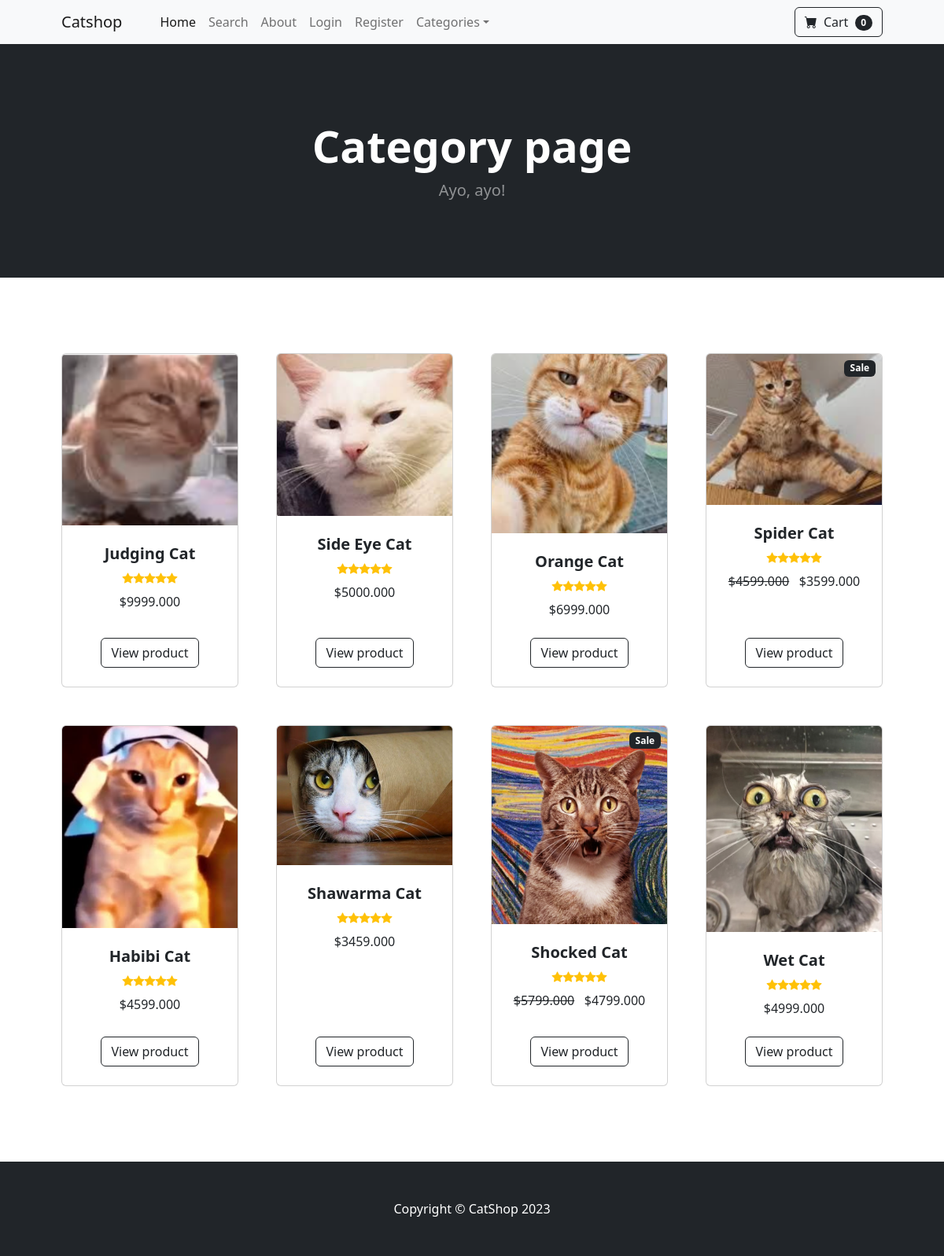
/category/Cat, run on the app's committed database.
### store/models.py (models this page shows, shortened)
class Product(models.Model):
    name = models.CharField(max_length=50)
    price = models.DecimalField(default=0, decimal_places=3, max_digits=7)
    category = models.ForeignKey(Category, on_delete=models.CASCADE, default=1)
    is_sale = models.BooleanField(default=False)
    sale_price = models.DecimalField(default=0, decimal_places=3, max_digits=7)
    description = models.CharField(max_length=300, default='Product has no description', blank=True, null=True)
    image = models.ImageField(upload_to='uploads/product/')

### store/views.py (the view)
# urls.py: path('category/<str:foo>', views.category, name='category'),
def category(request, foo):
    foo = foo.replace('-', ' ')
    try:
        cat = Category.objects.get(name=foo)
        prods = Product.objects.filter(category=cat)
        return render(request, 'category.html', {'products': prods, 'category' : cat})
    except Category.DoesNotExist:
        messages.success(request, "This category does not exist!")
        return redirect('home')
    except Exception as e:
        messages.error(request, "An unexpected error occurred.")
        return redirect('home')

### cart/cart.py (called while the page is built)
    def __len__(self):
        return len(self.cart)

### cart/context_processors.py (called while the page is built)
def cart(request):
    return {'cart':Cart(request)}

### store/context_processors.py (called while the page is built)
def categories(request):
    categories = Category.objects.all()
    return {'categories': categories}

### store/templates/category.html
{% extends 'base.html' %}
{% load static %}
{% block content %}
<header class="bg-dark py-5">
    <div class="container px-4 px-lg-5 my-5">
        <div class="text-center text-white">
            <h1 class="display-4 fw-bolder">Category page </h1>
            <p class="lead fw-normal text-white-50 mb-0">Ayo, ayo!</p>
        </div>
    </div>
</header>
<section class="py-5">
    <div class="container px-4 px-lg-5 mt-5">
        <div class="row gx-4 gx-lg-5 row-cols-2 row-cols-md-3 row-cols-xl-4 justify-content-center">
            {% for product in products %}
                {% if product.is_sale %}
                     <div class="col mb-5">
                        <div class="card h-100">
                            <div class="badge bg-dark text-white position-absolute" style="top: 0.5rem; right: 0.5rem">Sale</div>
                            <img class="card-img-top" src="{{ product.image.url }}" alt="..." />
                            <div class="card-body p-4">
                                <div class="text-center">
                                    <h5 class="fw-bolder">{{ product.name }}</h5>
                                    <div class="d-flex justify-content-center small text-warning mb-2">
                                        <div class="bi-star-fill"></div>
                                        <div class="bi-star-fill"></div>
                                        <div class="bi-star-fill"></div>
                                        <div class="bi-star-fill"></div>
                                        <div class="bi-star-fill"></div>
                                    </div>
                                    <strike>${{ product.price }}</strike>
                                    &nbsp;
                                    ${{ product.sale_price }}
                                </div>
                            </div>
                            <div class="card-footer p-4 pt-0 border-top-0 bg-transparent">
                                <div class="text-center"><a class="btn btn-outline-dark mt-auto" href="{% url 'product' product.id %}">View product</a></div>
                            </div>
                        </div>
                    </div>
                {% else %}
                    <div class="col mb-5">
                        <div class="card h-100">
                            <img class="card-img-top" src="{{ product.image.url }}" alt="..." />
                            <div class="card-body p-4">
                                <div class="text-center">
                                    <h5 class="fw-bolder">{{ product.name }}</h5>
                                    <div class="d-flex justify-content-center small text-warning mb-2">
                                        <div class="bi-star-fill"></div>
                                        <div class="bi-star-fill"></div>
                                        <div class="bi-star-fill"></div>
                                        <div class="bi-star-fill"></div>
                                        <div class="bi-star-fill"></div>
                                    </div>
                                    ${{ product.price }}
                                </div>
                            </div>
                            <div class="card-footer p-4 pt-0 border-top-0 bg-transparent">
                                <div class="text-center"><a class="btn btn-outline-dark mt-auto" href="{% url 'product' product.id %}">View product</a></div>
                            </div>
                        </div>
                    </div>
                {% endif %}
            {% endfor %}
        </div>
    </div>
</section>
{% endblock %}

### data on the page
Product: image (picture), name "Judging Cat", price "9999.000"
Product: image (picture), name "Side Eye Cat", price "5000.000"
Product: image (picture), name "Orange Cat", price "6999.000"
Product: image (picture), name "Spider Cat", price "4599.000", sale_price "3599.000"
Product: image (picture), name "Habibi Cat", price "4599.000"
Product: image (picture), name "Shawarma Cat", price "3459.000"
Product: image (picture), name "Shocked Cat", price "5799.000", sale_price "4799.000"
Product: image (picture), name "Wet Cat", price "4999.000"

### other printed values
{{ cart | length }} "0"
